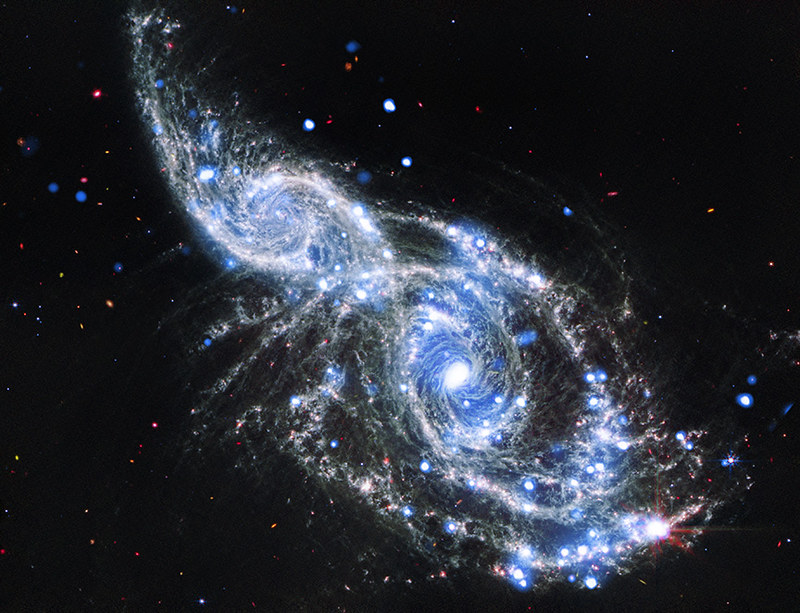
#> input picture Aula 07/space.jpg, 800 x 613 px
$ python space.py
#> lines starting #> are read from the running program, lines starting #| are printed output that depends on the picture; after the words box and inside, x2 and y2 are one past the last pixel; in counts of white or black regions, pixels touching at a corner belong together
import cv2 as cv

# Threshold space using otsu
space = cv.imread("space.jpg")
#> space is the input picture: shape (613, 800, 3); mean B, G, R 53.6, 45.1, 41.3

gray = cv.cvtColor(space, cv.COLOR_BGR2GRAY)
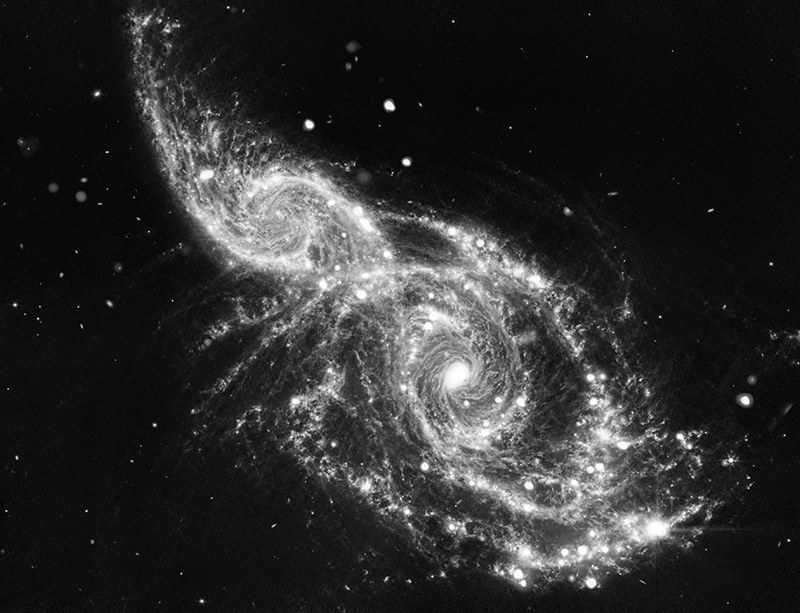
#> gray: shape (613, 800); min 0, max 255, mean 44.9

_, mask = cv.threshold(gray, 50, 255, cv.THRESH_OTSU)
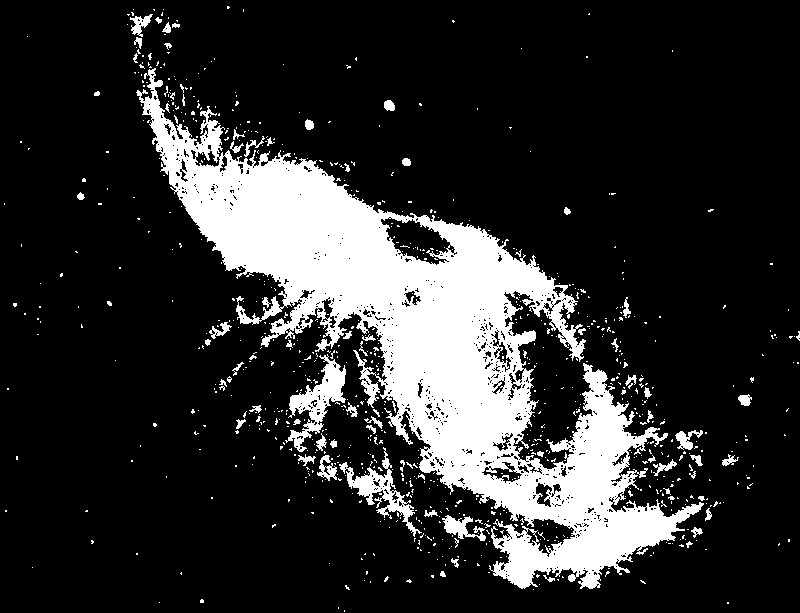
#> mask: shape (613, 800); 18.2% white; 863 white regions (790 under 20 px), largest, box (x1, y1, x2, y2) and area: (136, 68, 704, 589) 78401, (285, 354, 346, 452) 2006, (339, 447, 422, 537) 1565

cv.imwrite("otsu_space_mask.jpg", mask)
